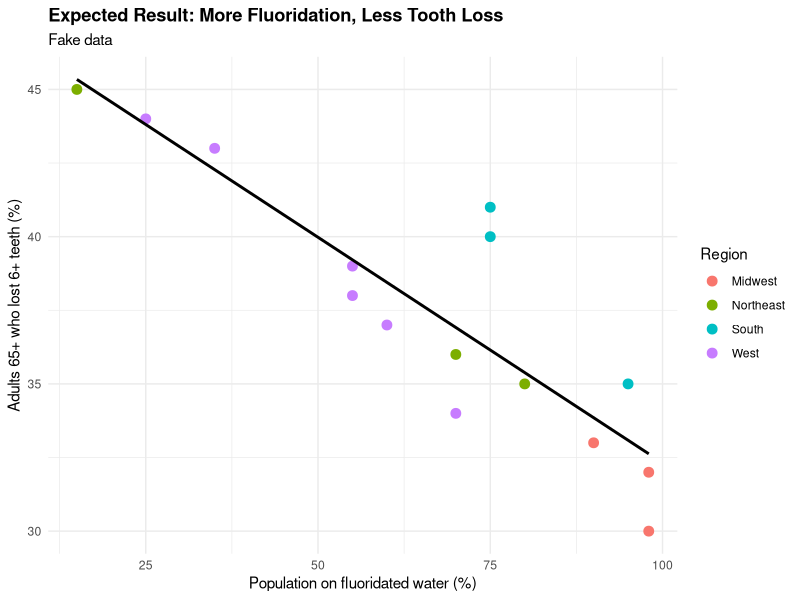
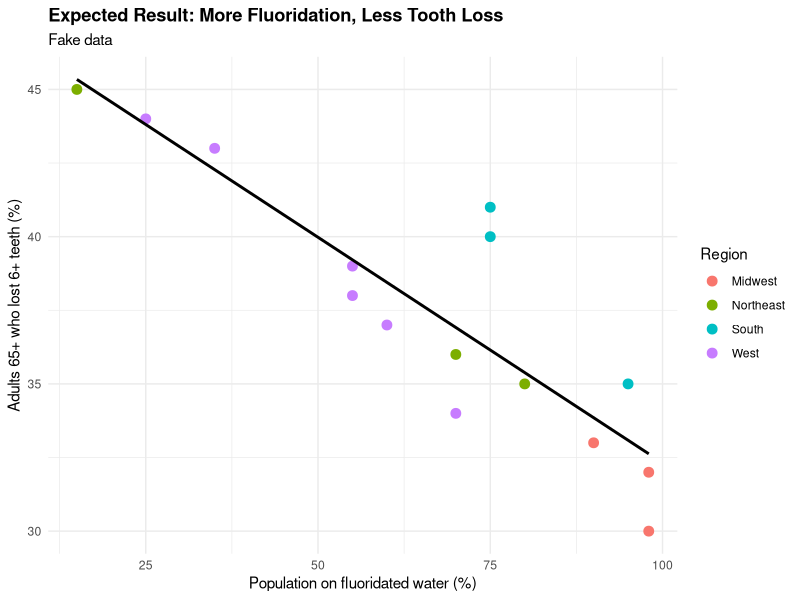

The R source for these figures, in order:
## Assignment 4 

## Assignment 4 - final project idea
library(tidyverse)

## create fake data that simulates what my final project data might look like
fake_fluoride = tibble(
  state           = c("Utah", "Idaho", "Colorado", "Arizona", "California", "Oregon",
                      "Texas", "Florida", "Georgia", "Ohio", "Illinois", "Minnesota",
                      "New York", "Maine", "New Jersey"),
  region          = c("West", "West", "West", "West", "West", "West",
                      "South", "South", "South", "Midwest", "Midwest", "Midwest",
                      "Northeast", "Northeast", "Northeast"),
  pct_fluoridated = c(55, 35, 70, 55, 60, 25,
                      75, 75, 95, 90, 98, 98,
                      70, 80, 15),
  pct_teeth_lost  = c(38, 43, 34, 39, 37, 44,
                      40, 41, 35, 33, 32, 30,
                      36, 35, 45)
)
fake_fluoride
view(fake_fluoride)

## add a column with mutate()
fake_fluoride = fake_fluoride %>%
  mutate(high_fluoride = ifelse(pct_fluoridated > 50, "yes", "no"))

## save the fake data as a csv
write_csv(fake_fluoride, "fake_fluoride_data.csv")

## average tooth loss by region with group_by() + summarise()
region_avg = fake_fluoride %>%
  group_by(region) %>%
  summarise(avg_fluoridated = mean(pct_fluoridated),
            avg_teeth_lost = mean(pct_teeth_lost))
region_avg

## plot the expected result: more fluoridation = less tooth loss
fluoride_plot = fake_fluoride %>%
  ggplot(aes(x = pct_fluoridated,
             y = pct_teeth_lost,
             color = region)) + #aesthetic
  geom_point(size = 3) +
  geom_smooth(aes(group = 1), method = 'lm', se = F, color = "black") +
  labs(title = "Expected Result: More Fluoridation, Less Tooth Loss",
       subtitle = "Fake data",
       x = "Population on fluoridated water (%)",
       y = "Adults 65+ who lost 6+ teeth (%)",
       color = "Region") +
  theme_minimal() +
  theme(plot.title = element_text(face = "bold"))
fluoride_plot

ggsave("fluoride_expected_result.png", plot = fluoride_plot)
